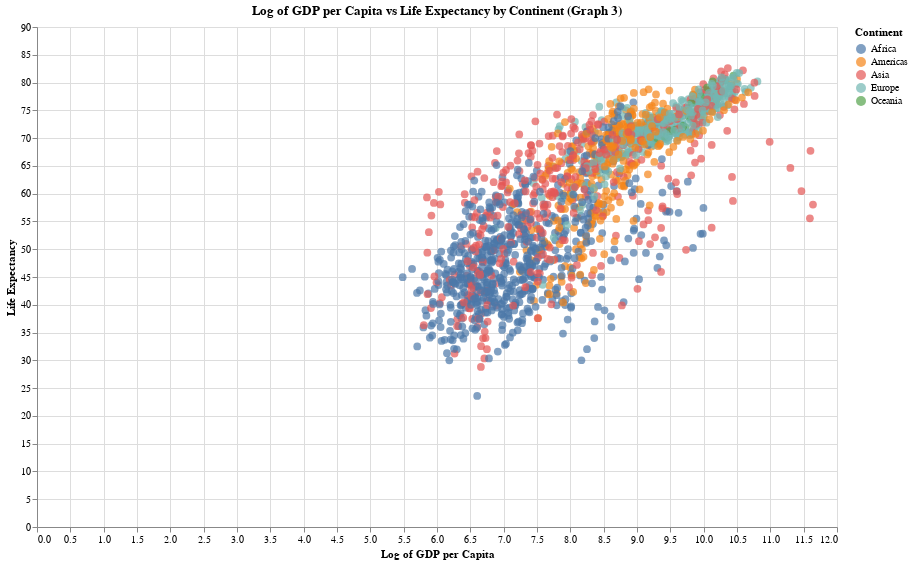

The code cell stored with this chart in its notebook:
### Code cell
import altair as alt
import numpy as np

df = pd.read_csv('worldbank_gapminder.csv')
df['log_gdpPercap'] = np.log(df['gdpPercap'])
scatterplot = alt.Chart(df).mark_circle(size=60).encode(
    x=alt.X('log_gdpPercap', title='Log of GDP per Capita'),
    y=alt.Y('lifeExp', title='Life Expectancy'),
    color=alt.Color('continent', legend=alt.Legend(title='Continent')),
    tooltip=['continent', 'country', 'year']
).properties(
    title='Log of GDP per Capita vs Life Expectancy by Continent (Graph 3)',
    width=800,
    height=500
).interactive()

# Display the plot
scatterplot.show()

### Figure 1 — Vega-Lite specification as saved in the notebook (floating-point values rounded to 4 significant figures; data arrays with more than 128 entries replaced by an {"elided": "..."} marker saying what was removed)
{"config": {"view": {"continuousWidth": 300, "continuousHeight": 300}}, "data": {"name": "data-6f533a5b3eb87f3ef8f910af432098b0"}, "mark": {"type": "circle", "size": 60}, "encoding": {"color": {"field": "continent", "legend": {"title": "Continent"}, "type": "nominal"}, "tooltip": [{"field": "continent", "type": "nominal"}, {"field": "country", "type": "nominal"}, {"field": "year", "type": "quantitative"}], "x": {"field": "log_gdpPercap", "title": "Log of GDP per Capita", "type": "quantitative"}, "y": {"field": "lifeExp", "title": "Life Expectancy", "type": "quantitative"}}, "height": 500, "params": [{"name": "param_2", "select": {"type": "interval", "encodings": ["x", "y"]}, "bind": "scales"}], "title": "Log of GDP per Capita vs Life Expectancy by Continent (Graph 3)", "width": 800, "$schema": "https://vega.github.io/schema/vega-lite/v5.20.1.json", "datasets": {"data-6f533a5b3eb87f3ef8f910af432098b0": {"elided": "1704 records"}}}
